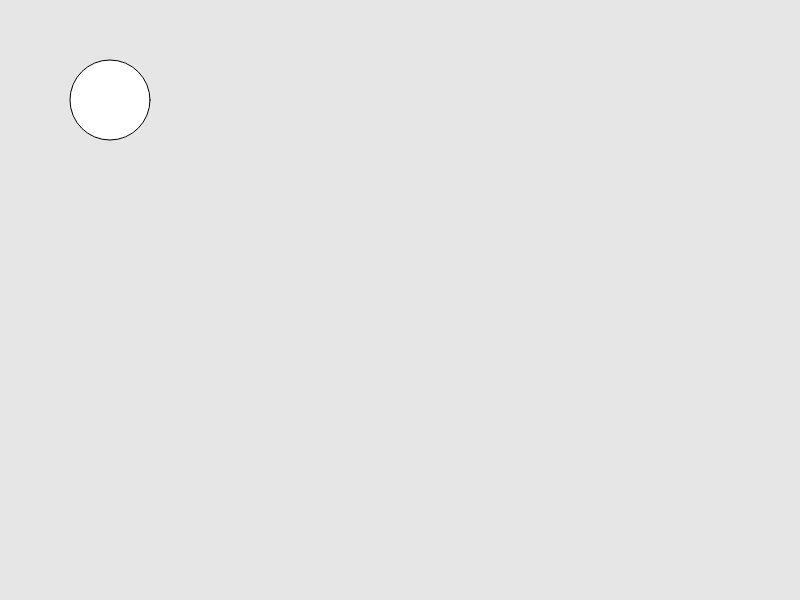
Frame 1 (no input)
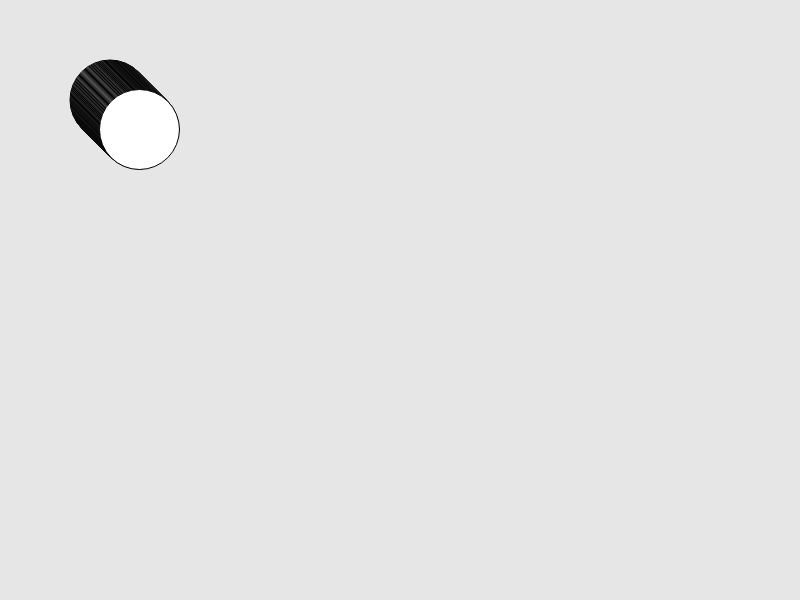
Frame 60 (no input)
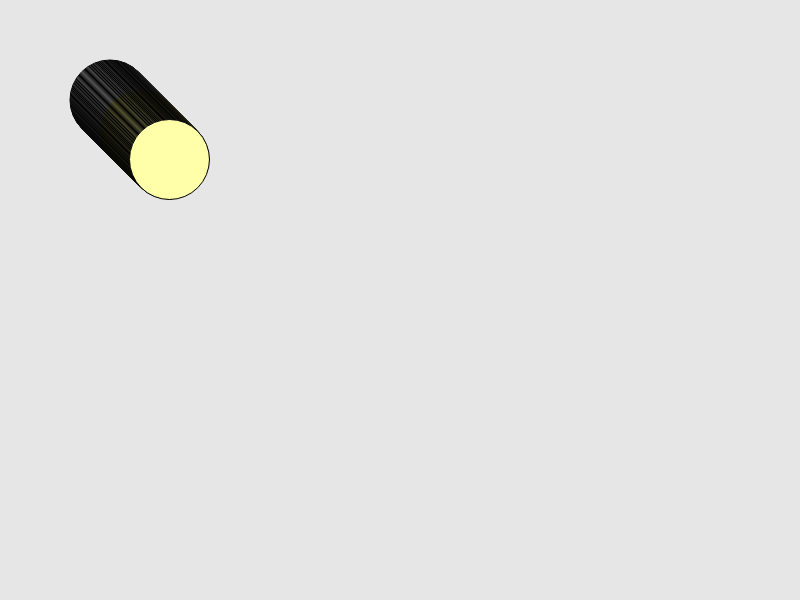
Frame 120 (the mouse pressed at the canvas centre since frame 60)

The p5.js sketch that drew these frames (run headless with seeded random() and noise() and a simulated clock; from frame 60 on, the mouse is pressed at the canvas centre):

// p5.js sketch
// ── sketch.js
 // hier werden wichtige Werte / Variablen gesetzt und können hier auch ohne im Code zu suchen geändert werden 
var radius = 40;	// Größe der Ellipse kann ganz einfach hier verändert werden
var x = 110;		// Startkoordinaten der Ellipse
var y = 100;
var speed = 0.5;	// in welcher Geschwindigkeit bewegt sie sich vorwärts
var speedx = 0.5;
var xdirection = 1;	// gibt die Richtung vor in die sich das Objekt bewegt
var ydirection = 1;
var farbe = 100;	// Startwerte der Farbe
var farbe1 = 70;


function setup() {
  // hier kommt alles rein was den Arbeitsbereich / die Leinwand (=Canvas) definiert
  createCanvas(800, 600);  		// Erstellung der Leinwand in (x,y) Größe
  background(230);			// definieren der Farbe des Hintergrunds background(rotWert,grünWert,blauWert) oder background(schwarzwert)
  ellipseMode(RADIUS);
  noCursor();				// im Bereich der Canvas wird der Mauszeiger (=Cursor) nicht angezeigt
}

function draw() {
  // hier kommt nun alles was gezeichnet werden soll rein
  //background(0);

ellipse(x,y, radius, radius);		// zeichnet eine Ellipse mit folgenden Werten 
	
x += speedx * xdirection;		// X Achse: wo soll sich die Ellipse hinbewegen und wie schnell? += der Wert verändert sich immer weiter dadurch kommt die Bewegung
y += speed * ydirection;		// Y Achse
print(xdirection);			// hier wird der Wert xdirection also die Richtung ausgegeben du findest ihn in der Webkonsole deines Browsers bei Firefox STRG + Umschalt + K
print(ydirection);			// oder unter Extras / Web-Entwickler / Web-Konsole

	
 if(mouseIsPressed) 		// Anweisung was getan werden soll WENN: der Maustaster gedrückt wird
	{
	fill(mouseX,mouseY,x);	// die Farbe verändert sich je nach Koordinaten des (unsichtbaren) Mauszeigers
	//speed = 2;			// hier könnte noch die Geschwindigkeit verändert werden
	}


if((x > width-radius) || (x < radius)){ // jetzt wird es kompliziert. 
					// Hier geht es darum, dass die Ellipse immer wieder automatisch vom Rand auf der X-Achse also links und rechts abprallt
	xdirection = -xdirection;	// invertiert die Richtung
	speedx = random(4);		// verändert die Geschwindigkeit zufällig. Entweder 1,2,3,4 oder 0
	farbe = random(255);		// verändert zufällig die Farbe wenn es den Rand berührt
	fill(farbe, farbe1, farbe1*ydirection);
	if(speedx < 1) {		// sollte die Geschwindigkeit zufällig unter 1 sein (also 0) dann doch bitte mit 2 zweiter machen
		speed = 2; speedx = 2;
	}
}
if((y > height-radius) || (y < radius)){ // Hier geht es darum, dass die Ellipse immer wieder automatisch vom Rand auf der Y-Achse also oben und unten abprallt
	ydirection = -ydirection;
	farbe1 = random(255);
	speed = random(4);
	fill(farbe, farbe1, farbe1*ydirection);
	if(speed < 1){
		speed = 2; speedx = 2;
	}	
	} 

}


/*////////////////////////////////////// Codeschnipsel die vielleicht irgendwann irgendwo eingebaut werden können oder weggelassen wurden ///////////////////

else{
	fill(farbe, farbe1, farbe1*ydirection);
	}

*/
